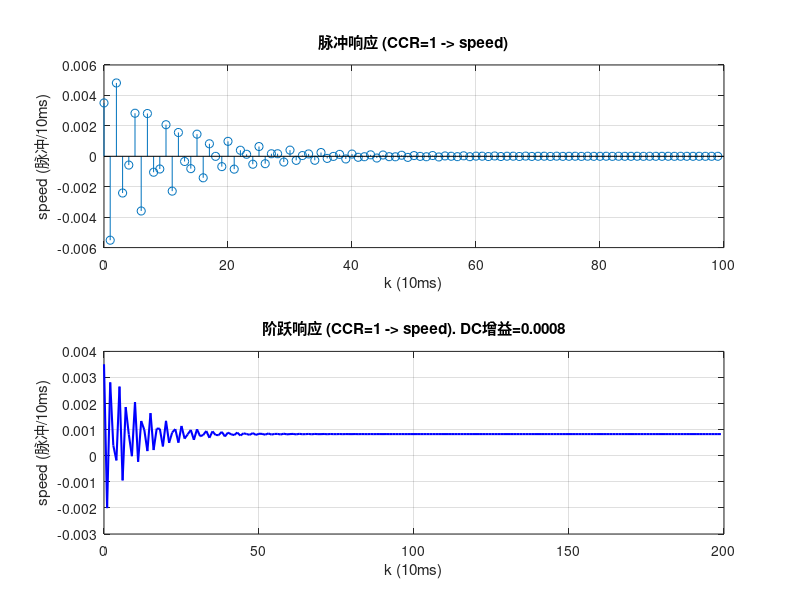

The MATLAB script that drew this image: (Note: this script raises an error after producing the figure.)
%% 电机级联 PID 整定 — 闭环传递函数法
% 内环: 速度 PI (speedErr -> CCR)  外环: 位置 PID (posErr -> speedRef)
% 含抗扰测试: 灵敏度函数 S=1/(1+CP), 8s 注入 200 脉冲扰动
clear; clc; close all;

load('identified_model.mat');

ts = 0.01;
na = 3; nb = 2;
a  = -best_theta_b(1:na)';
b  = best_theta_b(na+1:end)';
fullSpd  = 96;
maxCcr   = 3599;
deadZone = 800;
ccrMean  = 1800;
spdMean  = 47;

fprintf('=== 电机模型 ===  G(z) = CCR -> speed,  拟合度 %.1f%%\n\n', fit_b);
fprintf('满速: %d 脉冲/10ms (CCR=%d), 死区: %d CCR\n', fullSpd, maxCcr, deadZone);

%% 阶跃响应确认
figure('Name', '电机模型确认');
subplot(2,1,1);
impulseResp = filter(b, [1 a], [1; zeros(99,1)]);
stem(0:99, impulseResp); xlabel('k (10ms)'); ylabel('speed (脉冲/10ms)');
title('脉冲响应 (CCR=1 -> speed)'); grid on;

subplot(2,1,2);
stepResp = filter(b, [1 a], ones(200,1));
plot(0:199, stepResp, 'b-', 'LineWidth', 1.5);
xlabel('k (10ms)'); ylabel('speed (脉冲/10ms)');
title(sprintf('阶跃响应 (CCR=1 -> speed). DC增益=%.4f', sum(b)/(1+sum(a)))); grid on;

%% ========================================================================
%  STEP 1: 速度环 PI 扫参（穷举扫描，2参数比PSO更可靠）
% ========================================================================
fprintf('=== 速度环 PI 扫参 ===\n');

nSim      = 2000;
spdTarget = 65;
spdKpList = 5:5:60;     % 12 个
spdKiList = 5:5:60;     % 12 个 → 144 组合

bestSpd = struct('kp',0,'ki',0,'os',0,'rise',99,'settle',99);
bestSpdScore = inf;

for kp = spdKpList
    for ki = spdKiList
        [score, os, rt, st] = spdScoreFunc(kp, ki, a, b, ts, nSim, spdTarget, ...
                                             fullSpd, maxCcr, deadZone, ccrMean, spdMean);
        if isfinite(score) && score < bestSpdScore
            bestSpdScore = score;
            bestSpd.kp = kp; bestSpd.ki = ki;
            bestSpd.os = os; bestSpd.rise = rt; bestSpd.settle = st;
        end
    end
end
fprintf('最优: Kp=%d, Ki=%d  过冲=%.1f%%  上升=%.2fs  调节=%.2fs\n\n', ...
    bestSpd.kp, bestSpd.ki, bestSpd.os, bestSpd.rise, bestSpd.settle);

%% ========================================================================
%  STEP 2: 构建速度环闭环 + 位置被控对象
% ========================================================================
numC = [bestSpd.kp + bestSpd.ki*ts,  -bestSpd.kp];
denC = [1, -1];
numG = [zeros(1, nb), b];
denG = [1, -a(1), -a(2), -a(3)];

numCG = conv(numC, numG);
denCG = conv(denC, denG);

len = max(length(denCG), length(numCG));
numPad = [zeros(1, len-length(numCG)), numCG];
denPad = [zeros(1, len-length(denCG)), denCG];
denCL = denPad + numPad;
numCL = numCG;

numInt = [0, ts];
denInt = [1, -1];
numP = conv(numCL, numInt);
denP = conv(denCL, denInt);

spdCls = tf(numCL, denCL, ts);
posPln = tf(numP, denP, ts);

fprintf('=== 速度环闭环建立 ===  极点: ');
fprintf('%.3f ', pole(spdCls)); fprintf('\n\n');

%% ========================================================================
%  STEP 3: 位置环 PID 扫参（含抗扰测试）
%  跟踪: step() 仿真 1000/2000 脉冲
%  抗扰: 灵敏度 S=1/(1+CP)，t=8s 注入 200 脉冲扰动
%  综合评分 = 跟踪分(上升+过冲+调节) + 抗扰分(最大偏差+恢复时间)
% ========================================================================
fprintf('=== 位置环 PID 扫参（含抗扰测试） ===\n');

posKpList = 0.1:0.2:3.0;
nPos      = 2500;
distMag   = 200;
distStep  = 800;

posObjFunc = @(kp, ki, kd) posScoreFunc(kp, ki, kd, posPln, ts, ...
                                         nPos, distMag, distStep, [1000, 2000]);

opts.swarmSize = 40;
opts.maxIter   = 80;
opts.w         = 0.9;
opts.wDamp     = 0.97;
opts.c1        = 1.8;
opts.c2        = 1.8;
opts.display   = true;

tic;
bestPos = pso_pid(posObjFunc, 3, [0.05, 0, 0], [3, 0.2, 2], opts);
fprintf('\nPSO 搜索完成: %.1fs\n\n', toc);

%% ========================================================================
%  STEP 4: 验证并出图（含抗扰响应）
% ========================================================================
pNum = [bestPos.kp + bestPos.ki*ts + bestPos.kd/ts,  -(bestPos.kp + 2*bestPos.kd/ts),  bestPos.kd/ts];
pDen = [1, -1, 0];
Cp = tf(pNum, pDen, ts);
clSys = feedback(Cp * posPln, 1);
Sens  = 1 / (1 + Cp * posPln);

fprintf('=== 多目标性能（含抗扰） ===\n');
figure('Name', '位置环阶跃响应（含抗扰）');
targets = [1000, 2000];

for ti = 1:length(targets)
    target = targets(ti);
    [yResp, tResp] = step(clSys * target, (0:nPos-1)*ts);
    yResp = yResp(:);

    [yDist, ~] = step(Sens * distMag, (0:nPos-distStep-1)*ts);
    yDist = yDist(:);
    yFull = yResp;
    nL = min(length(yDist), length(yFull)-distStep);
    yFull(distStep+1:distStep+nL) = yResp(distStep+1:distStep+nL) + yDist(1:nL);

    subplot(2,2,ti);
    plot(tResp, target*ones(size(tResp)), 'k--', 'LineWidth', 1); hold on;
    plot(tResp, yFull, 'b-', 'LineWidth', 1.5);
    xline(8, 'r--', '扰动'); hold off;
    xlabel('时间 (s)'); ylabel('位置 (脉冲)'); grid on;
    title(sprintf('目标 %d (含扰动)', target)); legend('目标', '响应', '扰动');

    osPct = max(0, max(yFull(1:500))-target)/target*100;
    r10 = find(yFull(1:500)>=target*0.1,1); r90 = find(yFull(1:500)>=target*0.9,1);
    rt = 99; if ~isempty(r10)&&~isempty(r90); rt=(r90-r10)*ts; end
    si = find(abs(yFull(1:500)-target)/target>0.05,1,'last'); st=0;
    if ~isempty(si); st=si*ts; end
    yA = yFull(distStep+50:min(distStep+1200,length(yFull)));
    maxDev = max(abs(yA-target));
    recIdx = find(abs(yA-target)<target*0.05,1,'first');
    recT = 5; if ~isempty(recIdx); recT=recIdx*ts; end
    fprintf('目标=%4d: 过冲=%.0f%% 上升=%.2fs  |  扰动后: 最大偏差=%4.0f  恢复=%.2fs\n', ...
        target, osPct, rt, maxDev, recT);
end

sgtitle(sprintf('位置环 Kp=%.2f Ki=%.2f Kd=%.2f', bestPos.kp, bestPos.ki, bestPos.kd));

%% 速度环阶跃响应图
figure('Name', '速度环阶跃响应');
spdV = zeros(nSim,1); ccrV = zeros(nSim,1); integV = 0;
spdIntLim = 2800;
for k = 5:nSim
    eV = spdTarget - spdV(k-1);
    integV = integV + eV*ts;
    intVal = bestSpd.ki * integV;
    if bestSpd.ki > 0
        if intVal > spdIntLim; integV = spdIntLim / bestSpd.ki; end
        if intVal < -spdIntLim; integV = -spdIntLim / bestSpd.ki; end
    end
    ccrV(k) = bestSpd.kp*eV + bestSpd.ki*integV;
    if ccrV(k) > maxCcr; ccrV(k)=maxCcr; end
    if ccrV(k) < 0; ccrV(k)=0; end
    if ccrV(k) > 0 && ccrV(k) < deadZone; ccrV(k)=deadZone; end
    yNorm = a(1)*(spdV(k-1)-spdMean)+a(2)*(spdV(k-2)-spdMean)+a(3)*(spdV(k-3)-spdMean) ...
            + b(1)*(ccrV(k-1)-ccrMean)+b(2)*(ccrV(k-2)-ccrMean);
    spdV(k) = max(0, min(fullSpd, yNorm+spdMean));
end
t = (0:nSim-1)*ts;
subplot(2,1,1);
plot(t, spdTarget*ones(nSim,1),'k--',t,spdV,'b-','LineWidth',1.5);
ylabel('speed (脉冲/10ms)'); grid on;
title(sprintf('速度环 Kp=%d Ki=%d', bestSpd.kp, bestSpd.ki));
legend('目标','响应');
subplot(2,1,2);
plot(t, ccrV, 'r-'); ylabel('CCR'); xlabel('时间 (s)'); grid on;


%% 输出固件参数
fprintf('\n========================================\n');
fprintf('=== 推荐固件参数（复制到 Ctrl.c） ===\n');
fprintf('========================================\n\n');
fprintf('/* ===== 速度环 PI（内环 10ms） ===== */\n');
fprintf('#define SPD_KP       %.0f\n', bestSpd.kp);
fprintf('#define SPD_KI       %.0f\n', bestSpd.ki);
fprintf('#define SPD_TS       0.01f\n');
fprintf('#define SPD_INT_LIM  %.2ff\n',spdIntLim);
fprintf('#define DEAD_ZONE_MIN %d\n\n', deadZone);
fprintf('/* ===== 位置环 PID（外环 50ms） ===== */\n');
fprintf('#define POS_KP       %.2ff\n', bestPos.kp);
fprintf('#define POS_KI       %.2ff\n', bestPos.ki);
fprintf('#define POS_KD       %.2ff\n', bestPos.kd);
fprintf('#define POS_INT_LIM  30.0f\n');
fprintf('#define POS_SPD_MAX  60\n\n');

%% ========================================================================
%  辅助函数：位置环综合评分（跟踪 + 抗扰）
% ========================================================================
function score = posScoreFunc(kp, ki, kd, posPln, ts, nPos, distMag, distStep, targets)
    score = 0;
    penalty = 0;
    if ki > 0.01; penalty = penalty + ki*10; end
    for ti = 1:length(targets)
        target = targets(ti);
        cNum = [kp + ki*ts + kd/ts,  -(kp + 2*kd/ts),  kd/ts];
        cDen = [1, -1, 0];
        Cp = tf(cNum, cDen, ts);
        try
            clSys = feedback(Cp * posPln, 1);
            [yResp, ~] = step(clSys * target, (0:nPos-1)*ts);
            yResp = yResp(:);
            S = 1 / (1 + Cp * posPln);
            [yDist, ~] = step(S * distMag, (0:nPos-distStep-1)*ts);
            yDist = yDist(:);
            yFull = yResp;
            nL = min(length(yDist), length(yFull)-distStep);
            yFull(distStep+1:distStep+nL) = yResp(distStep+1:distStep+nL) + yDist(1:nL);
        catch
            score = score + 1e6; continue;
        end
        if any(~isfinite(yFull)) || max(abs(yFull)) > 1e6
            score = score + 1e5; continue;
        end
        yT = yFull(1:500);
        os = max(0, max(yT)-target)/target*100;
        r10 = find(yT>=target*0.1,1); r90 = find(yT>=target*0.9,1);
        rt = 99; if ~isempty(r10)&&~isempty(r90); rt=(r90-r10)*ts; end
        if rt > 3.0; rt = 3.0 + (rt-3.0)*10; end
        si = find(abs(yT-target)/target>0.05,1,'last');
        st = 0; if ~isempty(si); st=si*ts; end
        yA = yFull(distStep+50:min(distStep+1200,length(yFull)));
        maxDev = max(abs(yA-target));
        recIdx = find(abs(yA-target)<target*0.05,1,'first');
        recT = 5; if ~isempty(recIdx); recT=recIdx*ts; end
        score = score + rt*3 + st*2 + os^1.5 + (maxDev/target)*20 + recT*2;
    end
    score = score + penalty;
end

%% ========================================================================
%  辅助函数：速度环评分（时域 ARX 仿真，含积分限幅）
% ========================================================================
function [score, os, rt, st] = spdScoreFunc(kp, ki, a, b, ts, nSim, target, ...
                                              fullSpd, maxCcr, deadZone, ccrMean, spdMean)
    spdIntLim = 2800;
    spdS = zeros(nSim,1); ccrS = zeros(nSim,1); integ = 0;
    for k = 5:nSim
        e = target - spdS(k-1);
        integ = integ + e * ts;
        intVal = ki * integ;
        if ki > 0
            if intVal > spdIntLim; integ = spdIntLim / ki; end
            if intVal < -spdIntLim; integ = -spdIntLim / ki; end
        end
        ccrS(k) = kp*e + ki*integ;
        if ccrS(k) > maxCcr; ccrS(k) = maxCcr; end
        if ccrS(k) < 0; ccrS(k) = 0; end
        if ccrS(k) > 0 && ccrS(k) < deadZone; ccrS(k) = deadZone; end
        yNorm = a(1)*(spdS(k-1)-spdMean) + a(2)*(spdS(k-2)-spdMean) ...
              + a(3)*(spdS(k-3)-spdMean) ...
              + b(1)*(ccrS(k-1)-ccrMean) + b(2)*(ccrS(k-2)-ccrMean);
        spdS(k) = max(0, min(fullSpd, yNorm + spdMean));
    end
    if max(abs(spdS(101:end))) > 200; score = 1e5; return; end
    yS = spdS(101:end);
    os = max(0, max(yS)-target)/target*100;
    r10 = find(yS>=target*0.1,1); r90 = find(yS>=target*0.9,1);
    rt = 99; if ~isempty(r10)&&~isempty(r90); rt = (r90-r10)*ts; end
    si = find(abs(yS-target)/target>0.05,1,'last'); st = 0;
    if ~isempty(si); st = si*ts; end
    score = rt*3 + st*2 + os*0.5;
end
